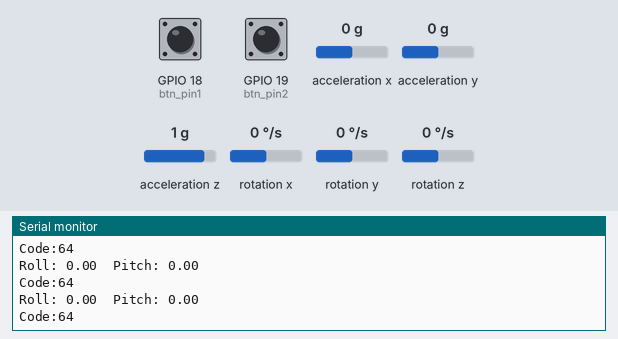
A sketch run on a simulated ESP32. Shown: the last lines printed to the serial monitor. Inputs (shaded band) come from the test bench; at power-on: acceleration x 0 g, GPIO 18 (btn_pin1) HIGH, GPIO 19 (btn_pin2) HIGH, acceleration y 0 g, acceleration z 1 g, rotation x 0 °/s, rotation y 0 °/s, rotation z 0 °/s. WiFi joins after 1.5 s; servers stay silent unless stated.

Above: at 7.8 s.
7.9 s: acceleration x set to -1.4 g
At 8.09 s:
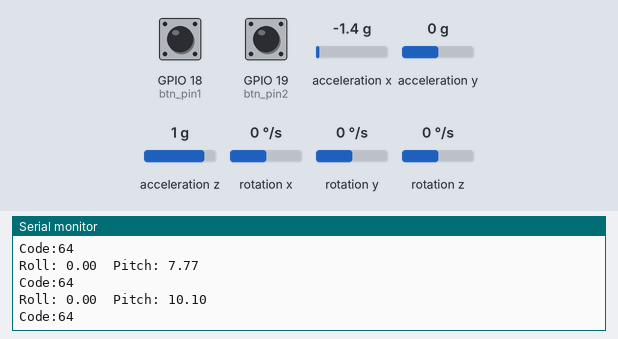
9.4 s: GPIO 18 (btn_pin1) pulled LOW for 0.15 s
At 9.49 s:
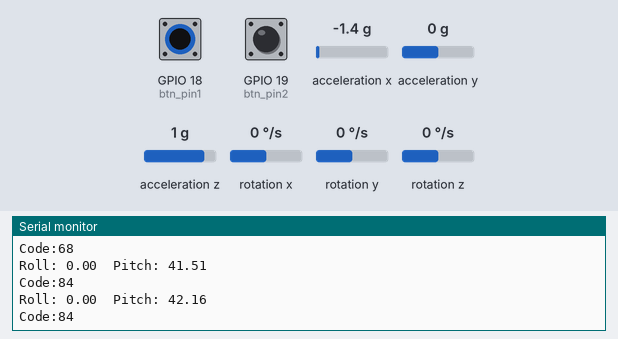
11.0 s: GPIO 19 (btn_pin2) pulled LOW for 0.15 s
12.6 s: acceleration y set to -1.4 g
At 12.84 s:
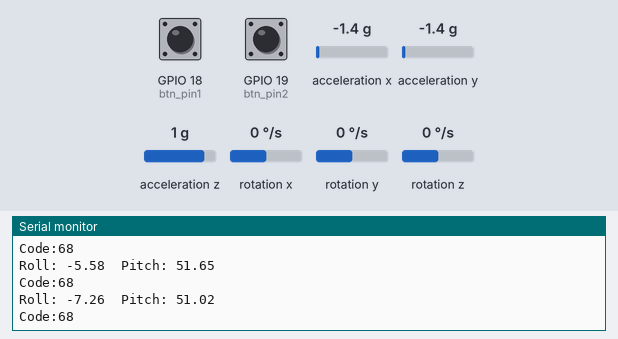
14.1 s: GPIO 18 (btn_pin1) pulled LOW for 1 s
16.6 s: GPIO 19 (btn_pin2) pulled LOW for 3.2 s
Timing chart, 0 to 19.6 s (numbered marks = the images above; inputs shaded):
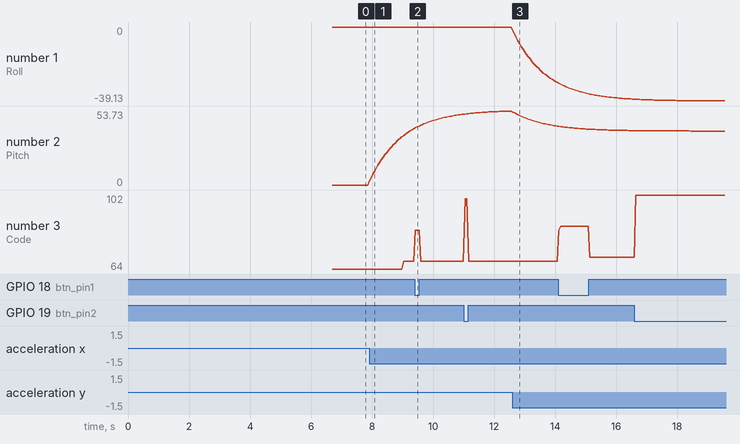

Measured:
- after the input at 7.9 s, the serial monitor: prints a new line at once (image 1)
- after the input at 9.4 s, the serial monitor: prints a new line at once (image 2)
- plotted number 2: 0 → 40.83 after the input at 7.9 s
- plotted number 3: 64 → 68 after the input at 7.9 s

The sketch:

esp_main.ino
```cpp
#include "globals.h"
#include <Wire.h>
#include <MPU6050.h>

// Number of packets to send in each array
#define ARRAY_SIZE 5


Data_packet readingsBuffer[ARRAY_SIZE];
int readingIndex = 0;
      // replace with correct port for this glove

void Send_Array(Data_packet* packets, int n) {
    udp.beginPacket(laptopIP, laptopPort);
    udp.write((uint8_t*)packets, n * sizeof(Data_packet));
    udp.endPacket();
}

void setup() {

    pinMode(btn_pin1, INPUT_PULLUP);
    pinMode( btn_pin2, INPUT_PULLUP);

    Serial.begin(115200);
    // Connect ESP32 to WiFi
    WiFi.begin(ssid, password);
    Serial.print("Connecting to WiFi");
    while (WiFi.status() != WL_CONNECTED) {
        delay(500);
        Serial.print(".");
    }
    Serial.println("\nConnected to WiFi!");
    Serial.print("ESP32 IP: ");
    Serial.println(WiFi.localIP());

    // Start UDP on a local port
    udp.begin(laptopPort);

     Wire.begin();
  mpu.initialize();

  if (!mpu.testConnection()) {
    Serial.println("MPU6050 connection failed!");
    while (1);
  }

  mpu.setFullScaleAccelRange(MPU6050_ACCEL_FS_4);

  mpu.setFullScaleGyroRange(MPU6050_GYRO_FS_1000);

  Serial.println("Calibrating...");
  last_time = micros();
  initialize_angle_values();

  Serial.println("Ready.");

}

void loop() {

    for (int i = 0; i < ARRAY_SIZE; i++){
      update_angle_values();
      Add_Reading_To_Storage(get_sensor_value());
       Serial.print("Roll: ");
      Serial.print(roll_angle, 2);
      Serial.print("  Pitch: ");
      Serial.println(pitch_angle, 2);
      Serial.print("Code:" );
      Serial.println(get_sensor_value().code);
      delay(50);
    }

    // Send array to laptop
    Send_Array(readingsBuffer, ARRAY_SIZE);
    delay(10);

}


//Function 2:Add_Reading_To_Storage()

void Add_Reading_To_Storage(Data_packet newPacket) {
    readingsBuffer[readingIndex] = newPacket;
    readingIndex++;
    if (readingIndex >= ARRAY_SIZE) {
        readingIndex = 0;  // wrap around (circular buffer)
    }
}
```

get_sensor_value.ino
```cpp
#include <Wire.h>
#include <MPU6050.h>
#include "globals.h"


int16_t ax,ay, az, gx, gy, gz;

const float ACCEL_SCALE = 8192.0;
const float GYRO_SCALE = 32.8;
const float GRAVITY = 9.80665; // m/s^2 per g
const float FILTER_COEFFICIENT = 0.95;

// Tolerance angle at which we say that input is triggered (in degrees);
const float ROLL_TOLERANCE = 30;
const float PITCH_TOLERANCE = 30;

// offset incase if sensor is always detecting value with an offset
const float ROLL_OFFSET = 0;
const float PITCH_OFFSET = -5;

void initialize_angle_values(){

    float roll = 0;
    float pitch = 0;

    for (int i = 0; i < 100; i++){
        // Getting the accelerometer values;
        mpu.getAcceleration(&ax,&ay,&az);

        // convert accelerometer → m/s²
        float ax_ms2 = (ax / ACCEL_SCALE) * GRAVITY;
        float ay_ms2 = (ay / ACCEL_SCALE) * GRAVITY;
        float az_ms2 = (az / ACCEL_SCALE) * GRAVITY;

        roll+= atan2(ay_ms2,sqrt(ax_ms2*ax_ms2 + az_ms2*az_ms2))*180.0/M_PI;
        pitch+= atan2(-ax_ms2,sqrt(ay_ms2*ay_ms2 + az_ms2*az_ms2))*180.0/M_PI;
        delay(50);
    }

    pitch_angle = pitch/100.0;
    roll_angle = roll/100.0;
}

void update_angle_values(){

    // Getting the data from accelerometer data.
    mpu.getAcceleration(&ax,&ay,&az);

    // convert accelerometer → m/s²
    float ax_ms2 = (ax / ACCEL_SCALE) * GRAVITY;
    float ay_ms2 = (ay / ACCEL_SCALE) * GRAVITY;
    float az_ms2 = (az / ACCEL_SCALE) * GRAVITY;

    // Converting the accelerometer data to roll and pitch.
    float acc_roll = atan2(ay_ms2,sqrt(ax_ms2*ax_ms2 + az_ms2*az_ms2))*180.0/M_PI;
    float acc_pitch = atan2(-ax_ms2,sqrt(ay_ms2*ay_ms2 + az_ms2*az_ms2))*180.0/M_PI;

    // Getting the time it is taken to between last reading and now.
    now = micros(); // Getting the time at now from which the board is started.
    float time_taken = (now-last_time)/1e6;
    last_time = now;

    // Getting the gyro sensor values.
    mpu.getRotation(&gx,&gy,&gz);
    float gyro_roll = gx/GYRO_SCALE;
    float gyro_pitch = gy/GYRO_SCALE;


    // Adding the roll and pitch angle from gyro sensor.
    roll_angle += gyro_roll*time_taken;
    pitch_angle += gyro_pitch*time_taken;


    // Implementing complementary filter.
    roll_angle = FILTER_COEFFICIENT * roll_angle + (1-FILTER_COEFFICIENT)*acc_roll;
    pitch_angle = FILTER_COEFFICIENT * pitch_angle + (1-FILTER_COEFFICIENT)*acc_pitch;
}

// Converting data from sensor and buttons to a unique code.
struct Data_packet get_sensor_value(){
    struct Data_packet data = {0,0};

    data.timestamp = micros();

    if (roll_angle+ROLL_OFFSET > ROLL_TOLERANCE){
        data.code = data.code | 1;
    }

    if (roll_angle+ROLL_OFFSET < -ROLL_TOLERANCE){
        data.code = data.code | 2;
    }

    if (pitch_angle+PITCH_OFFSET > PITCH_TOLERANCE){
        data.code = data.code | 4;
    }

    if (pitch_angle+PITCH_OFFSET < -PITCH_TOLERANCE){
        data.code = data.code | 8;
    }

    if (digitalRead(btn_pin1) == LOW){
        data.code = data.code | 16;
    }

    if (digitalRead(btn_pin2) == LOW){
        data.code = data.code | 32;
    }

    data.code = data.code | 64;
    return data;
}
```

globals.h
```cpp
#ifndef GLOBALS_H
#define GLOBALS_H

#include <MPU6050.h>
#include <WiFi.h>
#include <WiFiUdp.h>
#include <stdint.h>

// Declaring global variables (not define them here)
extern MPU6050 mpu;
extern unsigned long now, last_time;
extern float roll_angle, pitch_angle;
extern const uint8_t btn_pin1, btn_pin2;
extern WiFiUDP udp;
// WiFi credentials
extern const char* ssid;
extern const char* password;

// Destination laptop details
extern const char* laptopIP; // replace with your laptop IP
extern const int laptopPort;

struct Data_packet{
  unsigned long timestamp;
  uint8_t code;
};


#endif
```

globals.ino
```cpp
#include "globals.h"

// Defining/Initializing them the global variables here.
MPU6050 mpu;
unsigned long now = 0, last_time = 0;
float roll_angle = 0.0;
float pitch_angle = 0.0;
WiFiUDP udp;  // UDP object
const uint8_t btn_pin1 = 18, btn_pin2 = 19;


// WiFi credentials
const char* ssid = "Ram_hotspot";
const char* password = "aaaaaaaa";

// Destination laptop details
const char* laptopIP = "10.45.87.26";
const int laptopPort = 8081;
```
